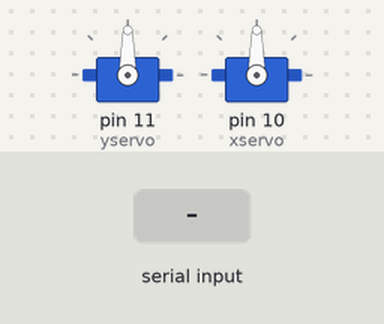
The sketch below on a simulated Arduino Uno, built with avr-gcc and run on an emulated ATmega328P. Shown: 2 × servo. Inputs (shaded band) come from the test bench.

Above: at 1.2 s.
1.3 s: byte 30 received over Serial
At 2.0 s:
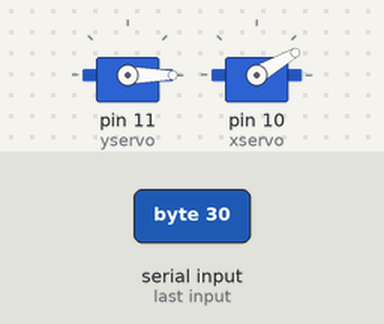
2.8 s: byte 90 received over Serial
At 3.1 s:
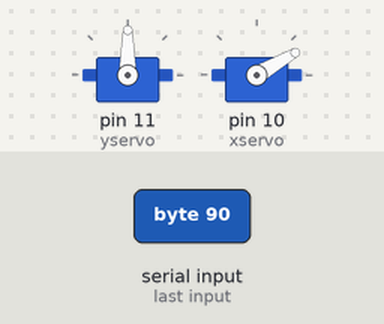
4.3 s: byte 120 received over Serial
At 5.5 s:
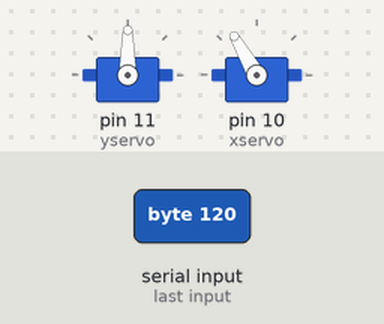
5.8 s: byte 30 received over Serial
At 6.6 s:
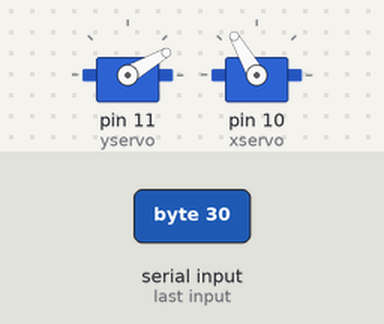
7.3 s: byte 90 received over Serial
At 7.7 s:
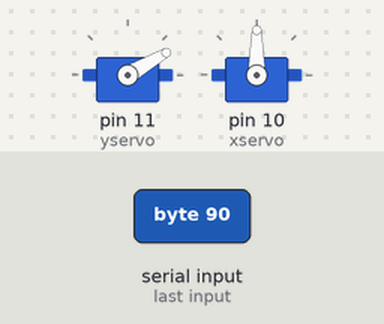
8.8 s: byte 120 received over Serial
At 10.1 s:
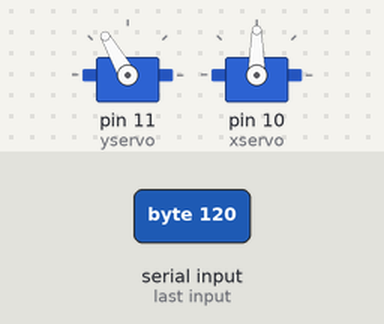
Timing chart, 0 to 11.3 s (numbered marks = the images above; inputs shaded):
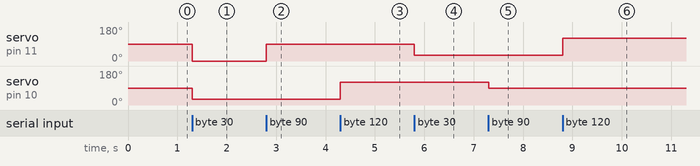

Measured:
- after the input at 1.3 s, servo on pin 11 (yservo): 90° → 0° at once; servo on pin 10 (xservo): 90° → 30° at once
- after the input at 2.8 s, servo on pin 11 (yservo): 0° → 90° at once
- after the input at 4.3 s, servo on pin 10 (xservo): 30° → 120° at once
- after the input at 5.8 s, servo on pin 11 (yservo): 90° → 30° at once
- after the input at 7.3 s, servo on pin 10 (xservo): 120° → 90° at once
- after the input at 8.8 s, servo on pin 11 (yservo): 30° → 120° at once

The sketch:

arduino_control.ino
```cpp
#include <Servo.h>
// declare both servos
Servo xservo;
Servo yservo;
// setup the array of servo positions
int nextServo = 0;
int servoAngles[] = {0,0};
void setup() {
// attach servos to their pins
yservo.attach(11);
xservo.attach(10);
Serial.begin(9600);
}
void loop() {
if(Serial.available()){
int servoAngle = Serial.read();
servoAngles[nextServo] = servoAngle;
nextServo++;
if(nextServo > 1){
nextServo = 0;
}
xservo.write(servoAngles[0]);
yservo.write(servoAngles[1]);
}
}
```
